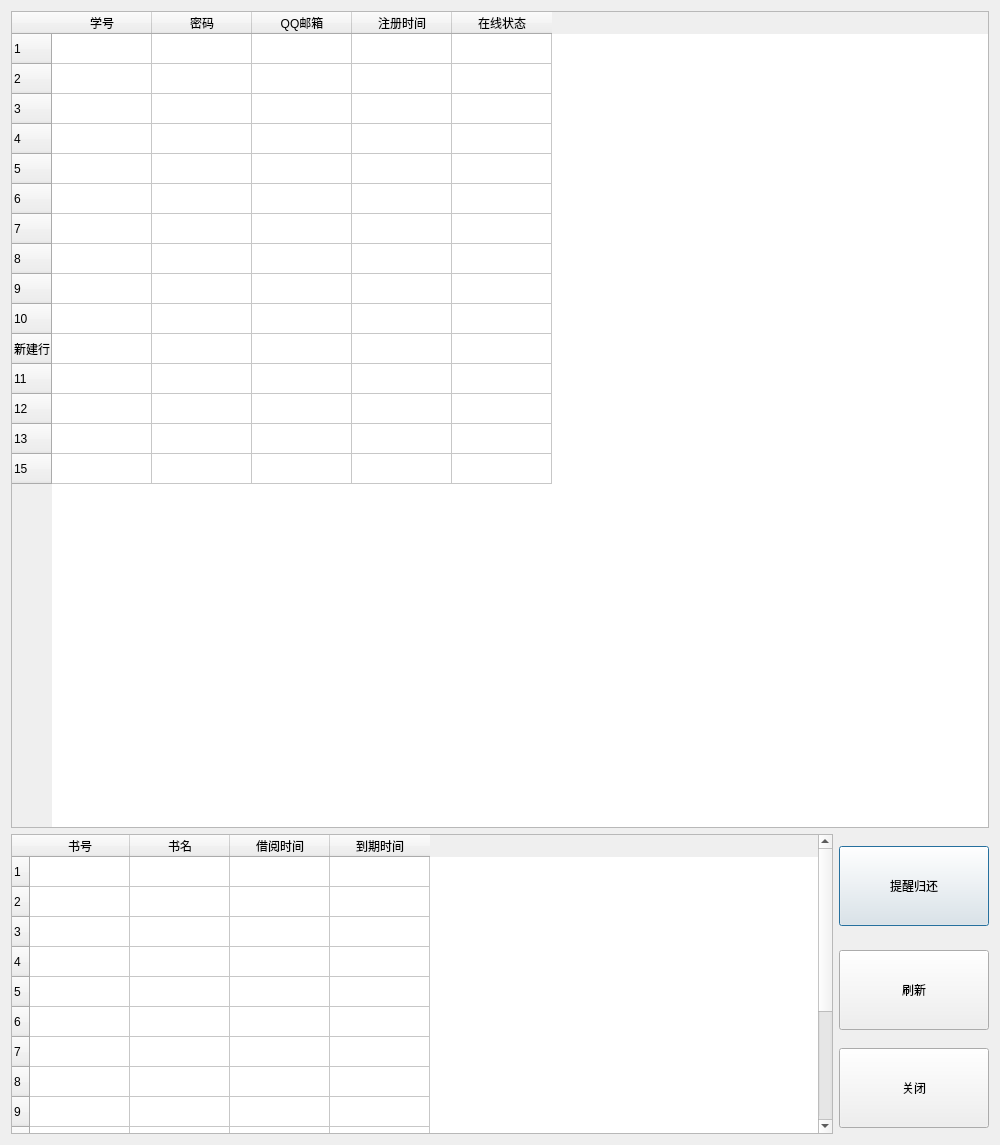
<?xml version="1.0" encoding="UTF-8"?>
<ui version="4.0">
 <class>ManageUsers</class>
 <widget class="QDialog" name="ManageUsers">
  <property name="geometry">
   <rect>
    <x>0</x>
    <y>0</y>
    <width>1000</width>
    <height>1145</height>
   </rect>
  </property>
  <property name="windowTitle">
   <string>用户管理</string>
  </property>
  <layout class="QGridLayout" name="gridLayout">
   <item row="0" column="0" colspan="2">
    <widget class="QTableWidget" name="usersTable">
     <property name="minimumSize">
      <size>
       <width>541</width>
       <height>261</height>
      </size>
     </property>
     <property name="editTriggers">
      <set>QAbstractItemView::NoEditTriggers</set>
     </property>
     <property name="selectionMode">
      <enum>QAbstractItemView::MultiSelection</enum>
     </property>
     <property name="selectionBehavior">
      <enum>QAbstractItemView::SelectRows</enum>
     </property>
     <row>
      <property name="text">
       <string>1</string>
      </property>
     </row>
     <row>
      <property name="text">
       <string>2</string>
      </property>
     </row>
     <row>
      <property name="text">
       <string>3</string>
      </property>
     </row>
     <row>
      <property name="text">
       <string>4</string>
      </property>
     </row>
     <row>
      <property name="text">
       <string>5</string>
      </property>
     </row>
     <row>
      <property name="text">
       <string>6</string>
      </property>
     </row>
     <row>
      <property name="text">
       <string>7</string>
      </property>
     </row>
     <row>
      <property name="text">
       <string>8</string>
      </property>
     </row>
     <row>
      <property name="text">
       <string>9</string>
      </property>
     </row>
     <row>
      <property name="text">
       <string>10</string>
      </property>
     </row>
     <row>
      <property name="text">
       <string>新建行</string>
      </property>
     </row>
     <row>
      <property name="text">
       <string>11</string>
      </property>
     </row>
     <row>
      <property name="text">
       <string>12</string>
      </property>
     </row>
     <row>
      <property name="text">
       <string>13</string>
      </property>
     </row>
     <row>
      <property name="text">
       <string>15</string>
      </property>
     </row>
     <column>
      <property name="text">
       <string>学号</string>
      </property>
     </column>
     <column>
      <property name="text">
       <string>密码</string>
      </property>
     </column>
     <column>
      <property name="text">
       <string>QQ邮箱</string>
      </property>
     </column>
     <column>
      <property name="text">
       <string>注册时间</string>
      </property>
     </column>
     <column>
      <property name="text">
       <string>在线状态</string>
      </property>
     </column>
    </widget>
   </item>
   <item row="1" column="0" rowspan="3">
    <widget class="QTableWidget" name="borrowTableWidget">
     <property name="minimumSize">
      <size>
       <width>420</width>
       <height>300</height>
      </size>
     </property>
     <property name="editTriggers">
      <set>QAbstractItemView::NoEditTriggers</set>
     </property>
     <property name="selectionMode">
      <enum>QAbstractItemView::MultiSelection</enum>
     </property>
     <property name="selectionBehavior">
      <enum>QAbstractItemView::SelectRows</enum>
     </property>
     <row>
      <property name="text">
       <string>1</string>
      </property>
     </row>
     <row>
      <property name="text">
       <string>2</string>
      </property>
     </row>
     <row>
      <property name="text">
       <string>3</string>
      </property>
     </row>
     <row>
      <property name="text">
       <string>4</string>
      </property>
     </row>
     <row>
      <property name="text">
       <string>5</string>
      </property>
     </row>
     <row>
      <property name="text">
       <string>6</string>
      </property>
     </row>
     <row>
      <property name="text">
       <string>7</string>
      </property>
     </row>
     <row>
      <property name="text">
       <string>8</string>
      </property>
     </row>
     <row>
      <property name="text">
       <string>9</string>
      </property>
     </row>
     <row>
      <property name="text">
       <string>10</string>
      </property>
     </row>
     <row>
      <property name="text">
       <string>11</string>
      </property>
     </row>
     <row>
      <property name="text">
       <string>12</string>
      </property>
     </row>
     <row>
      <property name="text">
       <string>13</string>
      </property>
     </row>
     <row>
      <property name="text">
       <string>14</string>
      </property>
     </row>
     <row>
      <property name="text">
       <string>15</string>
      </property>
     </row>
     <column>
      <property name="text">
       <string>书号</string>
      </property>
     </column>
     <column>
      <property name="text">
       <string>书名</string>
      </property>
     </column>
     <column>
      <property name="text">
       <string>借阅时间</string>
      </property>
     </column>
     <column>
      <property name="text">
       <string>到期时间</string>
      </property>
     </column>
    </widget>
   </item>
   <item row="1" column="1">
    <widget class="QPushButton" name="remindreturnButton">
     <property name="minimumSize">
      <size>
       <width>150</width>
       <height>80</height>
      </size>
     </property>
     <property name="text">
      <string>提醒归还</string>
     </property>
    </widget>
   </item>
   <item row="2" column="1">
    <widget class="QPushButton" name="refreshButton">
     <property name="minimumSize">
      <size>
       <width>150</width>
       <height>80</height>
      </size>
     </property>
     <property name="text">
      <string>刷新</string>
     </property>
    </widget>
   </item>
   <item row="3" column="1">
    <widget class="QPushButton" name="closeButton">
     <property name="minimumSize">
      <size>
       <width>150</width>
       <height>80</height>
      </size>
     </property>
     <property name="text">
      <string>关闭</string>
     </property>
    </widget>
   </item>
  </layout>
  <zorder>usersTable</zorder>
  <zorder>borrowTableWidget</zorder>
  <zorder>remindreturnButton</zorder>
  <zorder>closeButton</zorder>
  <zorder>refreshButton</zorder>
 </widget>
 <resources/>
 <connections/>
</ui>
